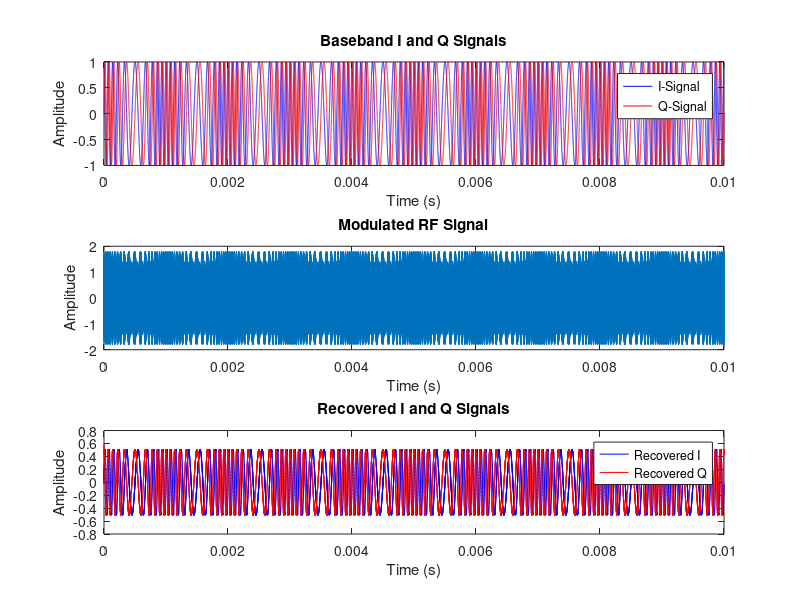
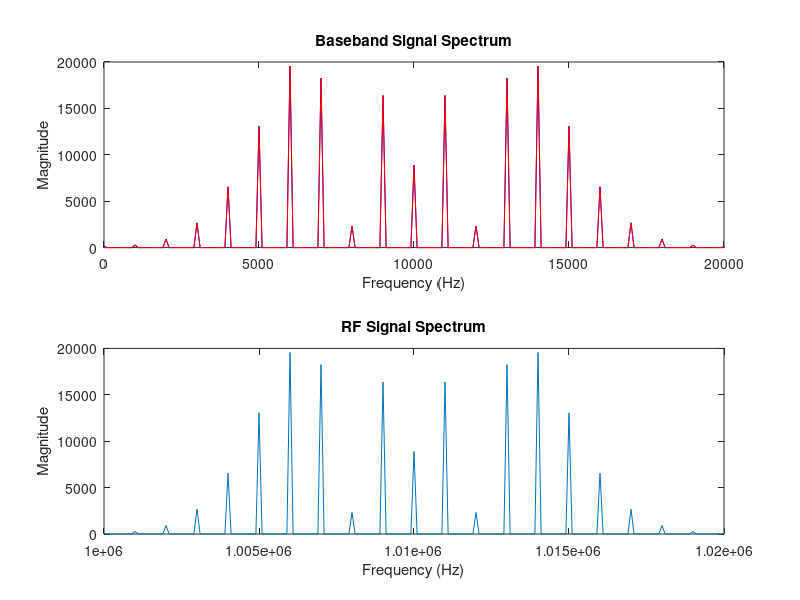

Write MATLAB code to recreate these figures, in order.
close all
pkg load signal
pkg load communications

% === Simulation Parameters ===
fs = 10e6;       % Sampling frequency (1 MHz)
fc1 = 10e3;     % Carrier frequency (100 kHz)
fc2 = 1000e3;
fm = 1e3;    % Message frequency for I component (1 kHz)
fm_q = 1e3;     % Message frequency for Q component (1 kHz)
beta = 5;
fdev = beta * fm;   %FM frequency deviation
T_total = 10/fm; % Total duration of the signal (10 ms)
t = 0:1/fs:T_total-(1/fs); % Time vector

% === 1. Generate Baseband I and Q Signals ===
% The in-phase (I) and quadrature (Q) signals are the messages to be transmitted.
% In a real system, these would be the data streams.
%i_signal = cos(2*pi*fm_i*t);
%q_signal = sin(2*pi*fm_q*t);

s = exp(1j*(fdev/fm)*sin(2*pi*fm*t) + 1j*2*pi*fc1*t);

i_signal = real(s);
q_signal = imag(s);

% set LO harmonic amplitude and phase
phi_harm_i = (pi/2);
phi_harm_q = (0);
amp_harm_i = 1;
amp_harm_q = 0.1;

% === 2. IQ Modulation (Upconversion) ===
% Mix the I and Q signals with the carrier frequency.
% An ideal IQ mixer multiplies the I-component with a cosine and the Q-component with a sine.
carrier_i = cos(2*pi*fc2*t);
carrier_i_harm = sin(2 * pi * fc2 * t) + amp_harm_i * sin(2 * pi * 3 * fc2 * t + phi_harm_i);
carrier_q = sin(2*pi*fc2*t);
carrier_q_harm = sin(2 * pi * fc2 * t + (pi/2)) + amp_harm_q * sin(2 * pi * 3 * fc2 * t + phi_harm_q);

% Mix the signals
rf_i = i_signal .* carrier_i_harm;
rf_q = q_signal .* carrier_q_harm;

% Combine the mixed signals to produce the final RF signal.
rf_signal = rf_i + rf_q;

% === 3. Plot Modulated Signal ===
figure;
subplot(3,1,1);
plot(t, i_signal, 'b', t, q_signal, 'r');
title('Baseband I and Q Signals');
xlabel('Time (s)');
ylabel('Amplitude');
legend('I-Signal', 'Q-Signal');

subplot(3,1,2);
plot(t, rf_signal);
title('Modulated RF Signal');
xlabel('Time (s)');
ylabel('Amplitude');

% === 4. IQ Demodulation (Downconversion) ===
% Recover the original I and Q signals from the RF signal.
% This involves another mixing process with the same carrier, followed by low-pass filtering.
demod_i_mixed = rf_signal .* carrier_i;
demod_q_mixed = rf_signal .* carrier_q;

% === 5. Low-Pass Filtering ===
% Low-pass filters are necessary to remove the high-frequency components that result from the mixing process.
[b, a] = butter(5, 2*fc2/fs, 'low'); % Design a 5th order Butterworth low-pass filter
recovered_i_signal = filter(b, a, demod_i_mixed);
recovered_q_signal = filter(b, a, demod_q_mixed);

% === 6. Plot Recovered Signals ===
subplot(3,1,3);
plot(t, recovered_i_signal, 'b', t, recovered_q_signal, 'r');
title('Recovered I and Q Signals');
xlabel('Time (s)');
ylabel('Amplitude');
legend('Recovered I', 'Recovered Q');

% Optional: Plot the spectrum to visualize the upconversion and downconversion
figure;
N = length(rf_signal);
f = (-N/2:N/2-1) * (fs/N);

% Spectrum of baseband signals
subplot(2,1,1);
fft_i = fftshift(fft(i_signal));
fft_q = fftshift(fft(q_signal));
plot(f, abs(fft_i), 'b', f, abs(fft_q), 'r');
title('Baseband Signal Spectrum');
xlabel('Frequency (Hz)');
ylabel('Magnitude');
xlim([fc1-10*fm, fc1+10*fm]);

% Spectrum of RF signal
subplot(2,1,2);
fft_rf = fftshift(fft(rf_signal));
plot(f, abs(fft_rf));
title('RF Signal Spectrum');
xlabel('Frequency (Hz)');
ylabel('Magnitude');
xlim([fc2+fc1-10*fm, fc2+fc1+10*fm]);
